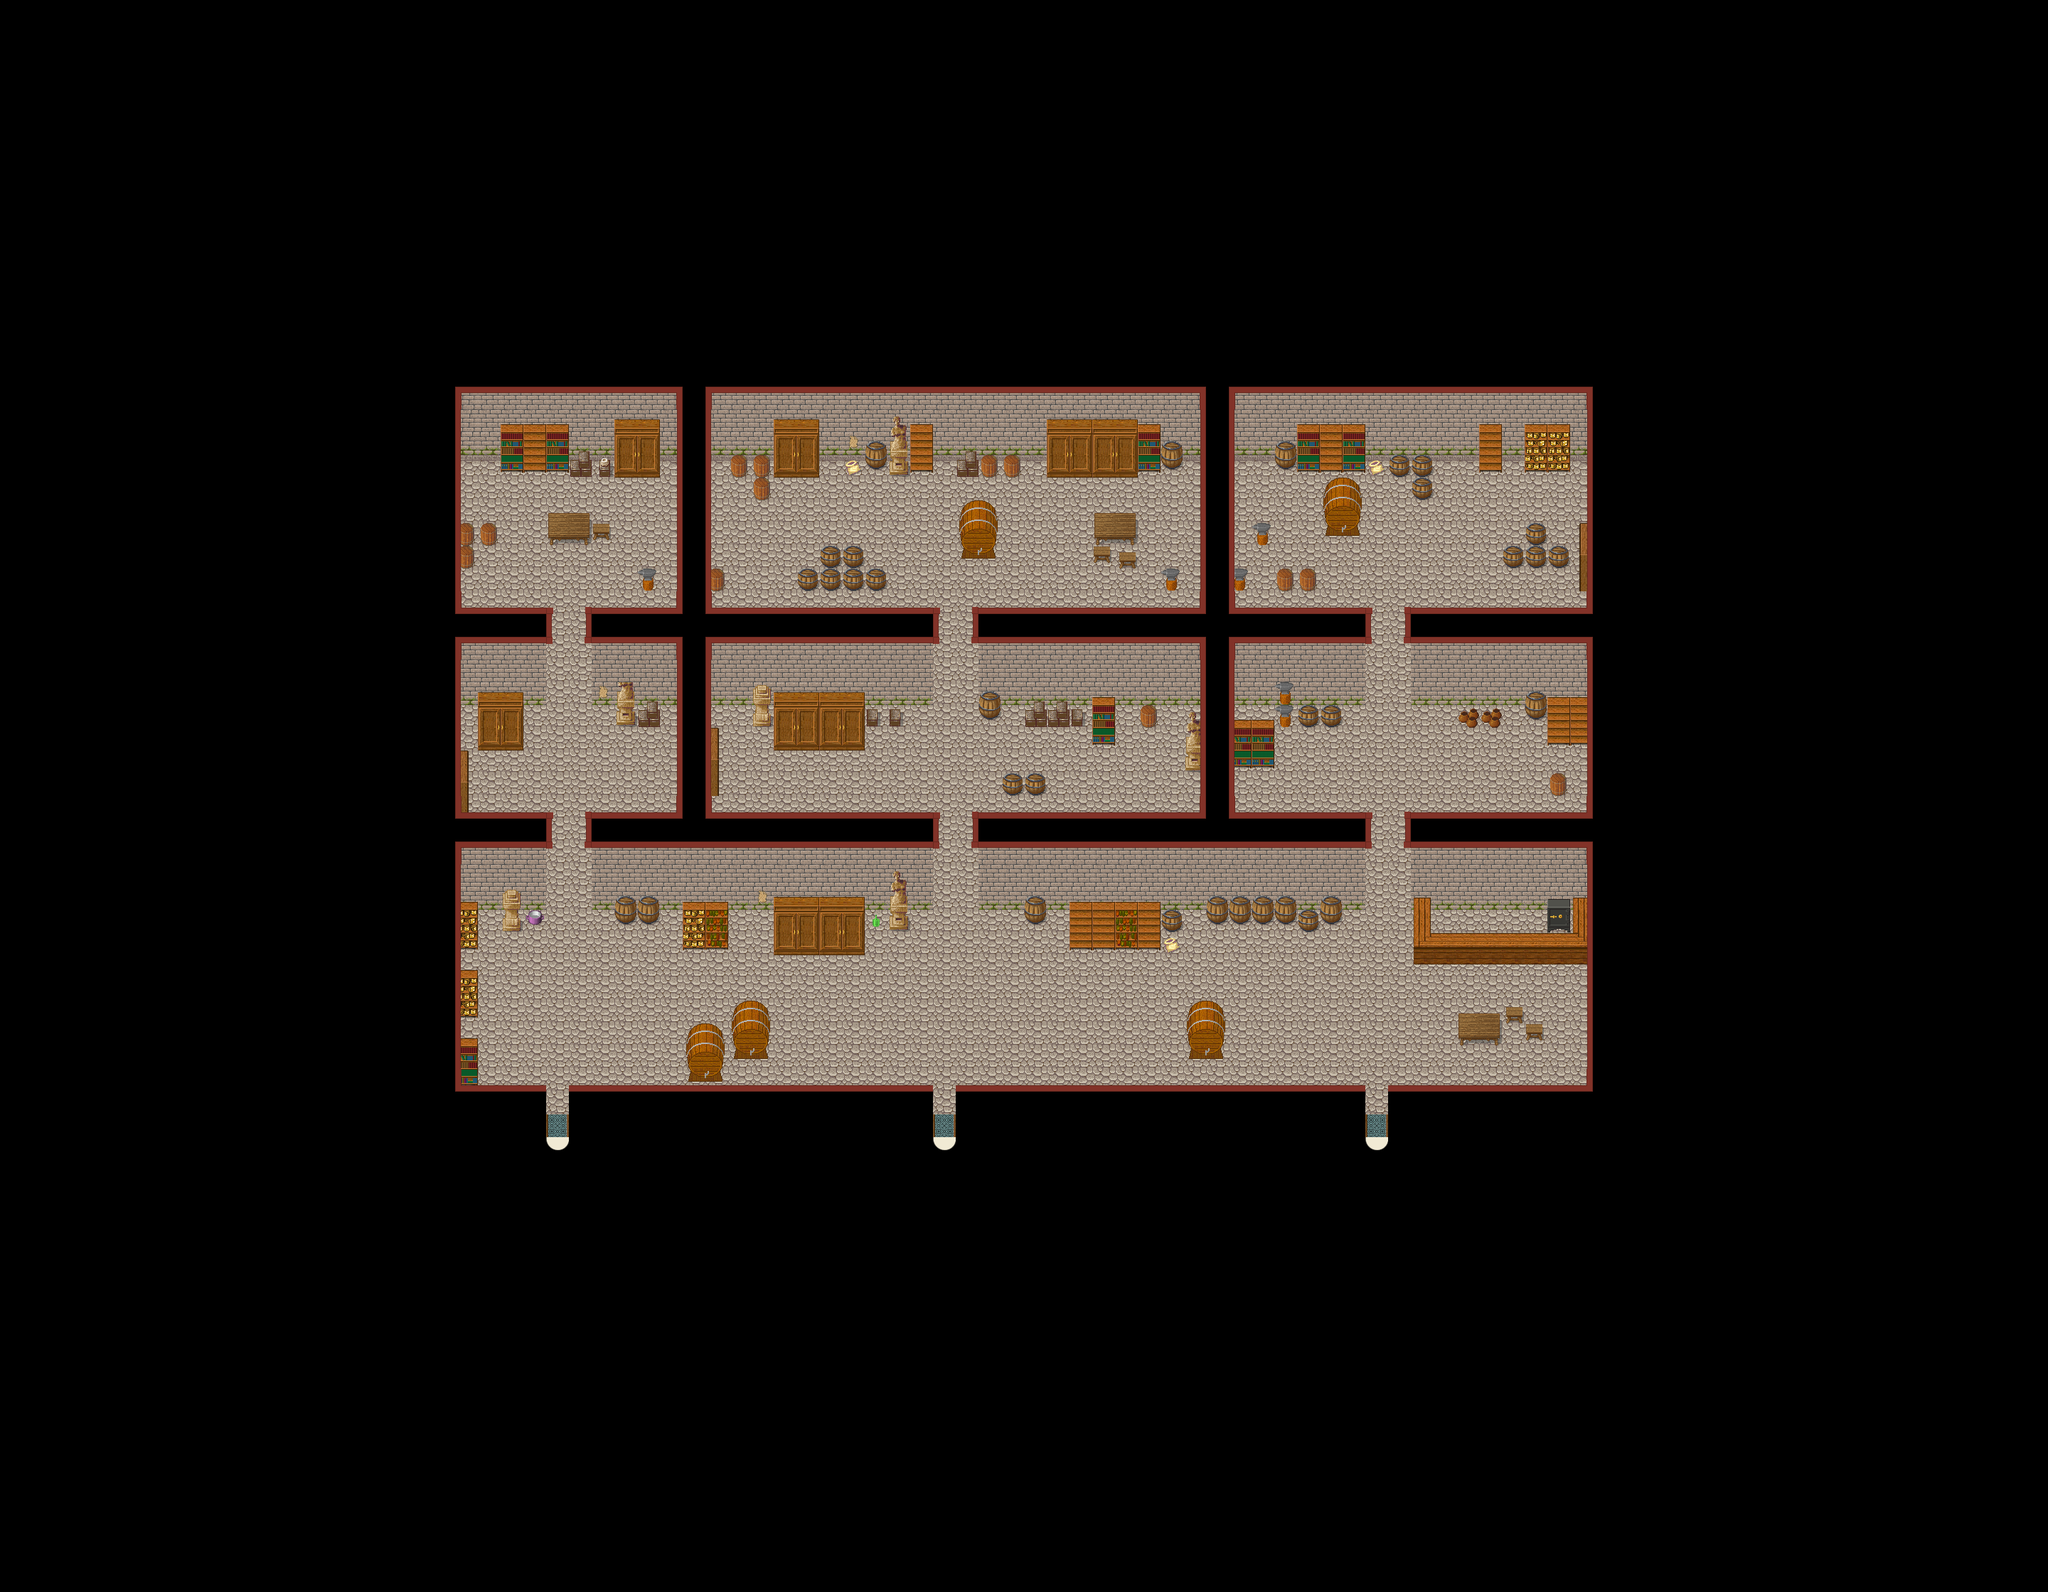

Below is a game level as drawn by its tile map, then a one-line description and the .tmx that defines it (tile-layer data replaced by summaries):
An orthogonal 90x70 tile map with 32x32 px tiles, 5 tile layers (Ground1, Ground2, Fringe, Over1, ...), 2 hidden layers not drawn, 6 tilesets and 3 objects (3x warp).

<map version="1.8" tiledversion="1.8.0" orientation="orthogonal" renderorder="right-down" compressionlevel="0" width="90" height="70" tilewidth="32" tileheight="32" infinite="0" nextlayerid="13" nextobjectid="4">
 <properties>
  <property name="background0image" value="graphics/images/spit23loginwallpaper_800x600.png" />
  <property name="author" value="poppet" />
  <property name="license" value="" />
  <property name="manaplus version" value="2" />
  <property name="minimap" value="graphics/minimaps/027-7.png" />
  <property name="music" value="peace3.ogg" />
  <property name="name" value="Academy's Storage" />
 </properties>
 <tileset firstgid="1" source="../graphics/tilesets/collision.tsx" />
 <tileset firstgid="10" name="inside" tilewidth="32" tileheight="32" tilecount="100" columns="10">
  <image source="../graphics/tilesets/sot/inside.png" width="320" height="320" />
 </tileset>
 <tileset firstgid="110" name="shrine" tilewidth="32" tileheight="32" tilecount="136" columns="8">
  <image source="../graphics/tilesets/sot/shrine.png" width="256" height="544" />
 </tileset>
 <tileset firstgid="246" name="woodland_indoor" tilewidth="32" tileheight="32" tilecount="256" columns="16">
  <image source="../graphics/tilesets/lof/woodland_indoor.png" width="512" height="512" />
 </tileset>
 <tileset firstgid="502" name="woodland_indoor_x3" tilewidth="32" tileheight="96" tilecount="16" columns="16">
  <image source="../graphics/tilesets/lof/woodland_indoor_x3.png" width="512" height="96" />
 </tileset>
 <tileset firstgid="518" name="magecity" tilewidth="32" tileheight="32" tilecount="360" columns="8">
  <image source="../graphics/tilesets/magecity.png" width="256" height="1440" />
 </tileset>
 <layer id="1" name="Ground1" width="90" height="70">
  <data>[6300 cells, 6300 non-empty, 13 distinct tile ids]</data>
 </layer>
 <layer id="2" name="Ground2" width="90" height="70">
  <data>[6300 cells, 147 non-empty, 41 distinct tile ids]</data>
 </layer>
 <layer id="3" name="Fringe" width="90" height="70">
  <data>[6300 cells, 53 non-empty, 8 distinct tile ids]</data>
 </layer>
 <layer id="4" name="Over1" width="90" height="70">
  <data>[6300 cells, 388 non-empty, 5 distinct tile ids]</data>
 </layer>
 <layer id="12" name="Over2" width="90" height="70">
  <data>[6300 cells, 405 non-empty, 13 distinct tile ids]</data>
 </layer>
 <layer id="5" name="Collision" width="90" height="70" visible="0">
  <data>[6300 cells, 5118 non-empty, 1 distinct tile ids]</data>
 </layer>
 <layer id="6" name="Heights" width="90" height="70" visible="0">
  <data>[6300 cells, 0 non-empty, 0 distinct tile ids]</data>
 </layer>
 <objectgroup id="7" name="Warps">
  <object id="1" name="Leave" type="warp" x="1312" y="1568" width="32" height="32">
   <properties>
    <property name="dest_map" value="027-1" />
    <property name="dest_x" value="77" />
    <property name="dest_y" value="119" />
   </properties>
  </object>
  <object id="2" name="Leave" type="warp" x="1920" y="1568" width="32" height="32">
   <properties>
    <property name="dest_map" value="027-1" />
    <property name="dest_x" value="82" />
    <property name="dest_y" value="119" />
   </properties>
  </object>
  <object id="3" name="Leave" type="warp" x="768" y="1568" width="32" height="32">
   <properties>
    <property name="dest_map" value="027-1" />
    <property name="dest_x" value="72" />
    <property name="dest_y" value="119" />
   </properties>
  </object>
 </objectgroup>
 <objectgroup id="8" name="Spawns" visible="0" />
 <objectgroup id="10" name="Objects" />
 <objectgroup id="11" name="Margin" visible="0" />
</map>
